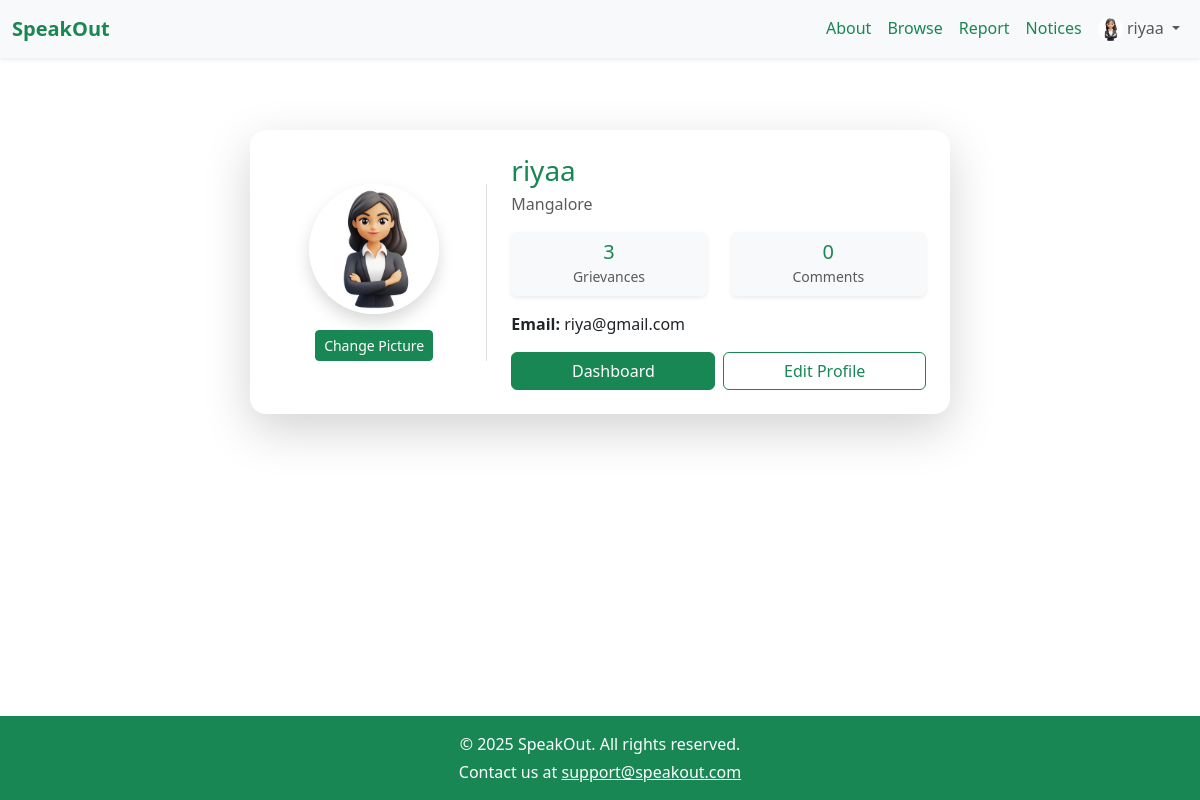
The app's page /profile (signed in) with its own data.
### models.py (models this page shows, shortened)
class User(db.Model):
    id = db.Column(db.Integer, primary_key=True)
    username = db.Column(db.String(50), unique=True, nullable=False)
    email = db.Column(db.String(120), unique=True, nullable=True)
    password = db.Column(db.String(100), nullable=False)
    grievances = db.relationship('Grievance', backref='user', lazy=True)
    location = db.Column(db.String(100), nullable=False)
    profile_pic = db.Column(db.String(200), default='default_profile.png')

### app.py (the view)
@app.route('/profile')
def profile():
    if 'username' not in session:
        flash("Please log in to view your profile.", "warning")
        return redirect(url_for('login'))
    user_id = session['user_id']
    user = User.query.get(user_id)
    grievance_count = Grievance.query.filter_by(user_id=user_id).count()
    comment_count = Comment.query.filter_by(user_id=user_id).count()
    return render_template('user/profile.html',
                           user=user,
                           grievance_count=grievance_count,
                           comment_count=comment_count)

### templates/user/profile.html (shortened to what this page needs)
{% extends "base.html" %}
{% block content %}
<div class="container mt-5 d-flex justify-content-center">
  <div class="card shadow-lg border-0 rounded-4 p-4" style="max-width: 700px; width: 100%;">
    <div class="row align-items-center">
      <div class="col-md-4 text-center border-end">
        <img src="{{ url_for('static', filename='uploads/' + (user.profile_pic or 'default_profile.png')) }}"
             alt="Profile Picture"
             class="img-fluid rounded-circle shadow mb-3"
             style="width: 130px; height: 130px; object-fit: cover;">
        {% if user.profile_pic != 'default_profile.png' %}
          <a href="{{ url_for('edit_profile') }}" class="btn btn-sm btn-success">Change Picture</a>
        {% endif %}
      </div>
      <div class="col-md-8 ps-4">
        <h3 class="mb-1 text-success">{{ user.username }}</h3>
        <p class="text-muted mb-3">{{ user.location.title() }}</p>
        <div class="row text-center mb-3">
          <div class="col">
            <div class="p-2 bg-light rounded shadow-sm">
              <h5 class="text-success mb-0">{{ grievance_count }}</h5>
              <small class="text-muted">Grievances</small>
            </div>
          </div>
          <div class="col">
            <div class="p-2 bg-light rounded shadow-sm">
              <h5 class="text-success mb-0">{{ comment_count }}</h5>
              <small class="text-muted">Comments</small>
            </div>
          </div>
        </div>
        <p><strong>Email:</strong> {{ user.email }}</p>
        <div class="d-flex gap-2 mt-3">
          <a href="{{ url_for('u_dashboard') }}" class="btn btn-success flex-fill">Dashboard</a>
          <a href="{{ url_for('edit_profile') }}" class="btn btn-outline-success flex-fill">Edit Profile</a>
        </div>
      </div>
    </div>
  </div>
</div>
{% endblock %}

### templates/base.html (shortened to what this page needs)
<!doctype html>
<html lang="en">
<head>
    <link href="https://cdn.jsdelivr.net/npm/bootstrap@5.3.7/dist/css/bootstrap.min.css" rel="stylesheet"
>
</head>
<body class="d-flex flex-column min-vh-100">
<nav class="navbar navbar-expand-lg navbar-light bg-light shadow-sm">
  <div class="container-fluid">
    <a class="navbar-brand fw-bold text-success" href="{{ url_for('index') }}">SpeakOut</a>
    <div class="collapse navbar-collapse" id="navbarNavDropdown">
      <ul class="navbar-nav ms-auto">
        {% if session.get('role') == 'admin' %}
          <ul class="navbar-nav ms-auto">
  <li class="nav-item">
    <a class="nav-link text-success" href="{{ url_for('a_dashboard') }}">Dashboard</a>
  </li>
  <li class="nav-item">
    <a class="nav-link text-success" href="{{ url_for('a_view_grievances') }}">Grievances</a>
  </li>
  <li class="nav-item">
    <a class="nav-link text-success" href="{{ url_for('a_view_notices') }}">Notices</a>
  </li>
  <li class="nav-item dropdown">
    <a class="nav-link dropdown-toggle text-success" id="navbarDropdownAdmin" role="button" data-bs-toggle="dropdown" aria-expanded="false">
      {{ session.get('username') }} (Admin)
    </a>
    <ul class="dropdown-menu dropdown-menu-end" aria-labelledby="navbarDropdownAdmin">
      <li><a class="dropdown-item text-success" href="{{ url_for('a_manage_users') }}">Manage Users</a></li>
      <li><a class="dropdown-item text-success" href="{{ url_for('a_manage_departments') }}">Manage Departments</a></li>
      <li><hr class="dropdown-divider"></li>
      <li><a class="dropdown-item text-danger" href="{{ url_for('logout') }}">Logout</a></li>
    </ul>
  </li>
</ul>
 {% elif session.get('role') == 'user' %}
          <li class="nav-item"><a class="nav-link text-success" href="{{ url_for('about') }}">About</a></li>
          <li class="nav-item"><a class="nav-link text-success" href="{{ url_for('all_grievances') }}">Browse</a></li>
          <li class="nav-item"><a class="nav-link text-success" href="{{ url_for('submit_grievance') }}">Report</a></li>
          <li class="nav-item"><a class="nav-link text-success" href="{{ url_for('u_notices') }}">Notices</a></li>
          <li class="nav-item dropdown">
            <a class="nav-link dropdown-toggle" id="navbarDropdownUser" role="button" data-bs-toggle="dropdown" aria-expanded="false">
              <img src="{{ url_for('static', filename='uploads/' + (session.get('profile_pic') or 'default_profile.png')) }}"
                   alt="Profile" class="rounded-circle" style="width: 25px; height: 25px; object-fit: cover;">
              {{ session.get('username') }}
            </a>
          </li>
        {% endif %}
      </ul>
    </div>
  </div>
</nav>
<main class="flex-grow-1">
    <div class="container py-4">
      {% block content %}
      {% endblock %}
    </div>
  </main>
<footer class="mt-auto bg-success text-white text-center py-3">
  <div class="container">
    <p class="mb-1">&copy; 2025 SpeakOut. All rights reserved.</p>
    <p class="mb-0">Contact us at <a href="mailto:support@speakout.com" class="text-white text-decoration-underline">support@speakout.com</a></p>
  </div>
</footer>
</body>
</html>

### records on screen
User: get "riyaa", profile_pic (picture), username "riyaa", location "Mangalore", email "riya@gmail.com"

### other values on screen
{{ grievance_count }} "3"
{{ comment_count }} "0"
